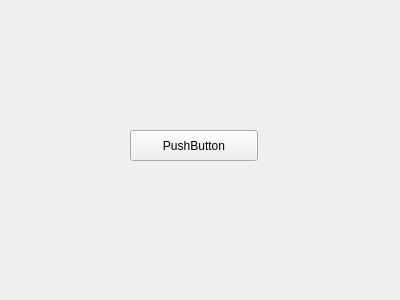
<?xml version="1.0" encoding="UTF-8"?>
<ui version="4.0">
 <class>Widget</class>
 <widget class="QWidget" name="Widget">
  <property name="geometry">
   <rect>
    <x>0</x>
    <y>0</y>
    <width>400</width>
    <height>300</height>
   </rect>
  </property>
  <property name="windowTitle">
   <string>Widget</string>
  </property>
  <widget class="QPushButton" name="pushButton">
   <property name="geometry">
    <rect>
     <x>130</x>
     <y>130</y>
     <width>128</width>
     <height>31</height>
    </rect>
   </property>
   <property name="text">
    <string>PushButton</string>
   </property>
  </widget>
 </widget>
 <layoutdefault spacing="6" margin="11"/>
 <resources/>
 <connections/>
</ui>
